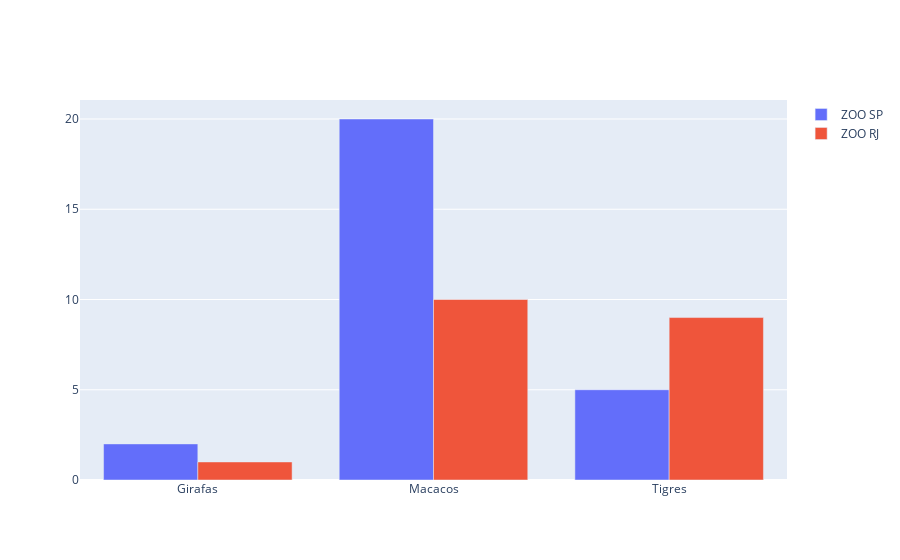

Here is the notebook cell this chart was saved with:
### Code cell
fig = go.Figure(
    data= [
        go.Bar(x=animais, y=[2,20,5], name="ZOO SP"),
        go.Bar(x=animais, y=[1,10,9], name= "ZOO RJ")
    ]
)

fig.show()

### Figure 1 — Plotly figure (JSON) as saved in the notebook; plotly's stock layout.template omitted (floating-point values rounded to 4 significant figures)
{"data": [{"name": "ZOO SP", "type": "bar", "x": ["Girafas", "Macacos", "Tigres"], "y": [2, 20, 5]}, {"name": "ZOO RJ", "type": "bar", "x": ["Girafas", "Macacos", "Tigres"], "y": [1, 10, 9]}], "layout": {}}
